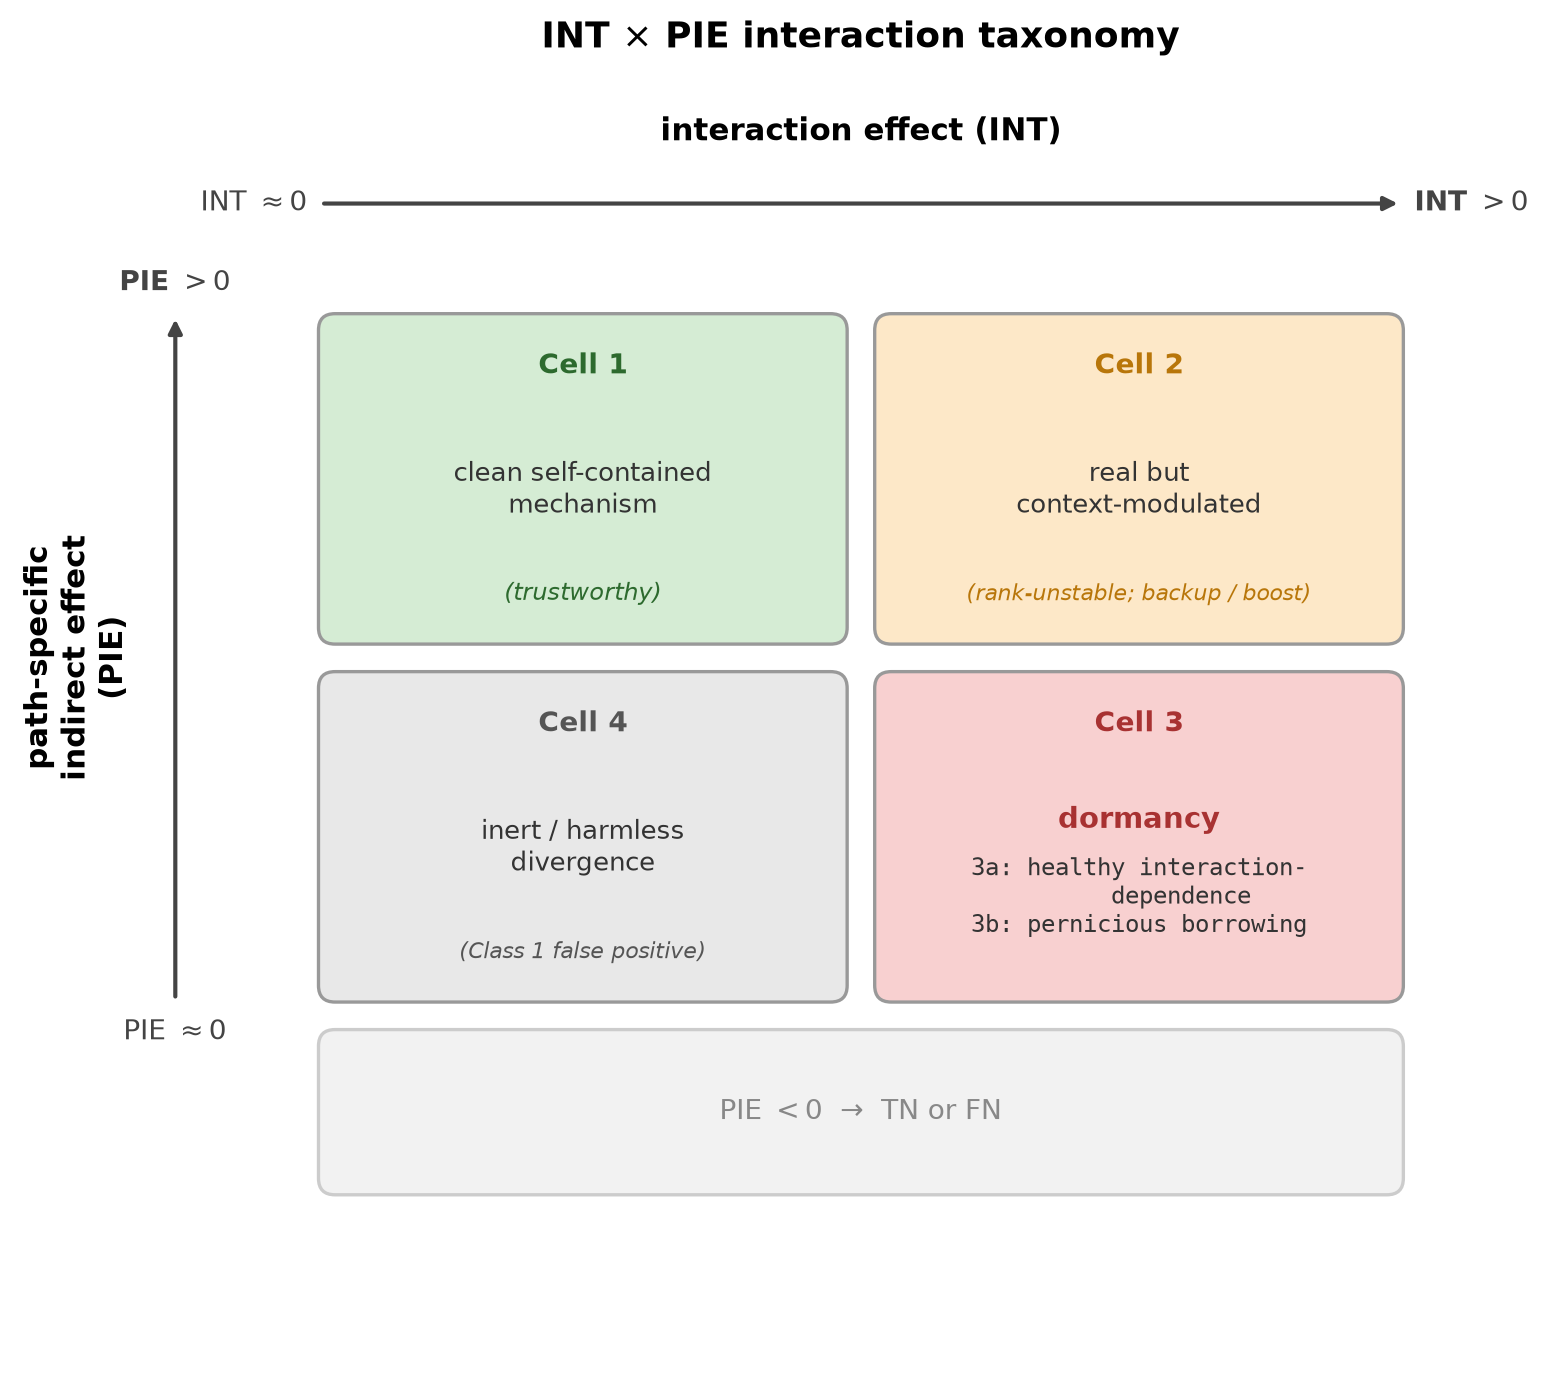

Recreate this plot in Python.
"""Figure: INT × PIE interaction taxonomy.

2×2 core grid (PIE > 0 / ≈ 0  vs  INT ≈ 0 / > 0) with greyed-out
margins for PIE < 0 and INT < 0 (TN / FN territory).
"""
import os
import matplotlib
matplotlib.use("Agg")
import matplotlib.pyplot as plt
from matplotlib.patches import FancyBboxPatch
from matplotlib.lines import Line2D

OUT_DIR = "/Users/halleluiahgirum/Documents/Thesis/causalab/dormant-circuit-analysis/figures"

COL_CELL1 = "#d5ecd4"   # green — trustworthy
COL_CELL2 = "#fde8c8"   # amber — context-modulated
COL_CELL3 = "#f8d0d0"   # red-ish — dormancy
COL_CELL4 = "#e8e8e8"   # grey — inert
COL_MARGIN = "#f2f2f2"  # light grey — TN/FN


def _cell(ax, x, y, w, h, fc, ec="#999", lw=1.2, r=0.15, z=2):
    ax.add_patch(FancyBboxPatch((x, y), w, h,
                                boxstyle=f"round,pad=0,rounding_size={r}",
                                fc=fc, ec=ec, lw=lw, zorder=z))


def main():
    fig, ax = plt.subplots(1, 1, figsize=(10, 7))
    ax.set_xlim(-2.5, 11)
    ax.set_ylim(-2.5, 9.5)
    ax.set_aspect("equal")
    ax.axis("off")

    cw, ch = 4.8, 3.0  # cell width, height
    gap = 0.25
    x0 = 0.0            # left column start
    x1 = x0 + cw + gap  # right column start
    y1 = 4.0             # top row start
    y0 = y1 - ch - gap   # bottom row start

    # ── 2×2 core cells ──
    # Cell 1: PIE > 0, INT ≈ 0  (top-left)
    _cell(ax, x0, y1, cw, ch, COL_CELL1)
    ax.text(x0 + cw / 2, y1 + ch - 0.35, "Cell 1", ha="center", va="top",
            fontsize=10, fontweight="bold", color="#2d6a2e")
    ax.text(x0 + cw / 2, y1 + ch / 2 - 0.1,
            "clean self-contained\nmechanism",
            ha="center", va="center", fontsize=9.5, color="#333")
    ax.text(x0 + cw / 2, y1 + 0.35, "(trustworthy)",
            ha="center", va="bottom", fontsize=8.5, color="#2d6a2e",
            style="italic")

    # Cell 2: PIE > 0, INT > 0  (top-right)
    _cell(ax, x1, y1, cw, ch, COL_CELL2)
    ax.text(x1 + cw / 2, y1 + ch - 0.35, "Cell 2", ha="center", va="top",
            fontsize=10, fontweight="bold", color="#b8760a")
    ax.text(x1 + cw / 2, y1 + ch / 2 - 0.1,
            "real but\ncontext-modulated",
            ha="center", va="center", fontsize=9.5, color="#333")
    ax.text(x1 + cw / 2, y1 + 0.35, "(rank-unstable; backup / boost)",
            ha="center", va="bottom", fontsize=8, color="#b8760a",
            style="italic")

    # Cell 4: PIE ≈ 0, INT ≈ 0  (bottom-left)
    _cell(ax, x0, y0, cw, ch, COL_CELL4)
    ax.text(x0 + cw / 2, y0 + ch - 0.35, "Cell 4", ha="center", va="top",
            fontsize=10, fontweight="bold", color="#555")
    ax.text(x0 + cw / 2, y0 + ch / 2 - 0.1,
            "inert / harmless\ndivergence",
            ha="center", va="center", fontsize=9.5, color="#333")
    ax.text(x0 + cw / 2, y0 + 0.35, "(Class 1 false positive)",
            ha="center", va="bottom", fontsize=8, color="#555",
            style="italic")

    # Cell 3: PIE ≈ 0, INT > 0  (bottom-right)
    _cell(ax, x1, y0, cw, ch, COL_CELL3)
    ax.text(x1 + cw / 2, y0 + ch - 0.35, "Cell 3", ha="center", va="top",
            fontsize=10, fontweight="bold", color="#a83232")
    ax.text(x1 + cw / 2, y0 + ch / 2 + 0.15,
            "dormancy",
            ha="center", va="center", fontsize=10.5, color="#a83232",
            fontweight="bold")
    ax.text(x1 + cw / 2, y0 + ch / 2 - 0.55,
            "3a: healthy interaction-\n      dependence\n"
            "3b: pernicious borrowing",
            ha="center", va="center", fontsize=8.5, color="#333",
            family="monospace")

    # ── margin cells: PIE < 0 row (below) ──
    margin_h = 1.5
    margin_y = y0 - gap - margin_h
    _cell(ax, x0, margin_y, 2 * cw + gap, margin_h, COL_MARGIN, ec="#ccc")
    ax.text(x0 + cw + gap / 2, margin_y + margin_h / 2,
            "PIE $< 0$  →  TN or FN",
            ha="center", va="center", fontsize=10, color="#888")

    # ── margin cells: INT < 0 column (left, but visually to the right as note) ──
    # Show as a note below the grid since INT < 0 is symmetric to INT > 0
    # but with suppression semantics → TN / FN
    # Actually place it as a side column
    margin_w = 1.6
    margin_x = x1 + cw + gap
    # spans both rows
    # not needed — the user's table shows INT < 0 only has TN/FN

    # ── axis labels ──
    # INT axis (horizontal, top)
    ax.annotate("", xy=(x1 + cw, y1 + ch + 1.0), xytext=(x0, y1 + ch + 1.0),
                arrowprops=dict(arrowstyle="-|>", color="#444", lw=1.5))
    ax.text(x0 - 0.1, y1 + ch + 1.0, "INT $\\approx 0$",
            ha="right", va="center", fontsize=10, color="#444")
    ax.text(x1 + cw + 0.1, y1 + ch + 1.0, "INT $> 0$",
            ha="left", va="center", fontsize=10, color="#444", fontweight="bold")
    ax.text((x0 + x1 + cw) / 2, y1 + ch + 1.65,
            "interaction effect (INT)",
            ha="center", va="center", fontsize=11, fontweight="bold")

    # PIE axis (vertical, left)
    ax.annotate("", xy=(-1.3, y1 + ch), xytext=(-1.3, y0),
                arrowprops=dict(arrowstyle="-|>", color="#444", lw=1.5))
    ax.text(-1.3, y0 - 0.15, "PIE $\\approx 0$",
            ha="center", va="top", fontsize=10, color="#444")
    ax.text(-1.3, y1 + ch + 0.15, "PIE $> 0$",
            ha="center", va="bottom", fontsize=10, color="#444", fontweight="bold")
    ax.text(-2.2, (y0 + y1 + ch) / 2,
            "path-specific\nindirect effect\n(PIE)",
            ha="center", va="center", fontsize=11, fontweight="bold",
            rotation=90)

    # ── title ──
    ax.text((x0 + x1 + cw) / 2, y1 + ch + 2.5,
            "INT $\\times$ PIE interaction taxonomy",
            ha="center", va="center", fontsize=13, fontweight="bold")

    fig.tight_layout()
    os.makedirs(OUT_DIR, exist_ok=True)
    out = os.path.join(OUT_DIR, "fig_int_pie_grid.pdf")
    fig.savefig(out, dpi=300, bbox_inches="tight")
    fig.savefig(out.replace(".pdf", ".png"), dpi=200, bbox_inches="tight")
    print(f"Saved {out}")


if __name__ == "__main__":
    main()
